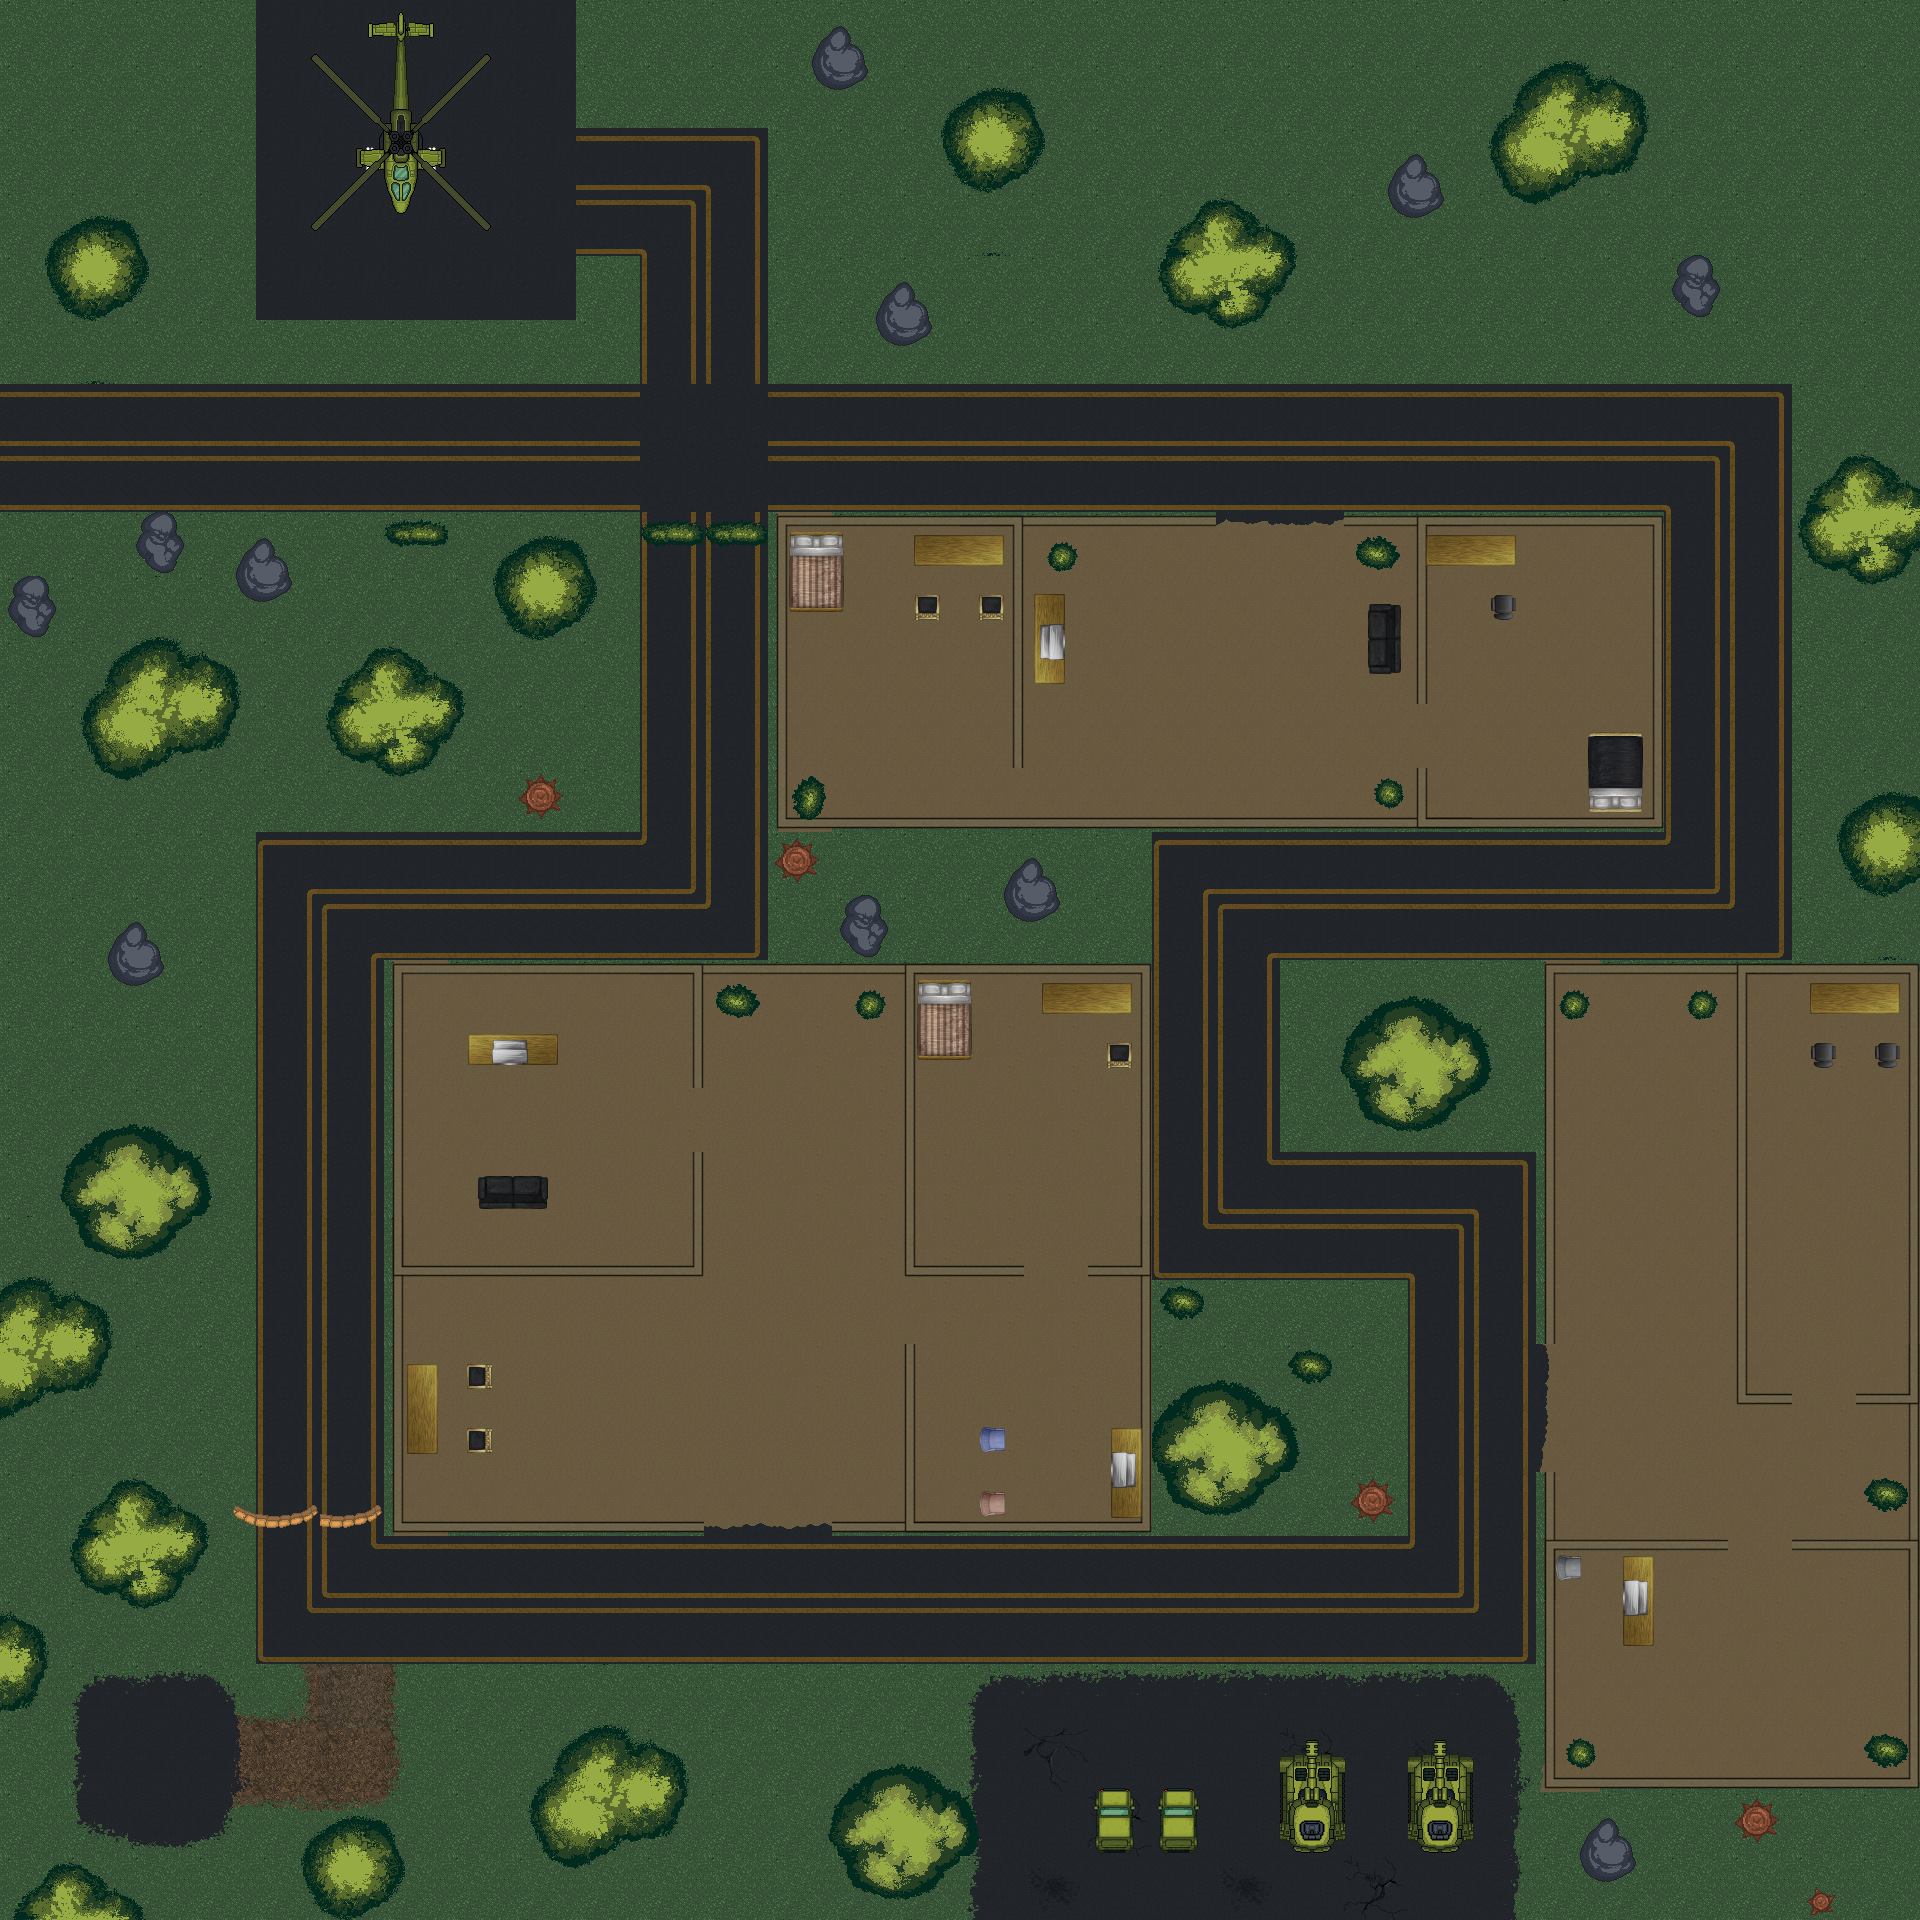

The image is a tile-based game level rendered from a .tmx file. Its description and source (layers, tilesets, objects; grid data summarised) follow:
An orthogonal 30x30 tile map with 64x64 px tiles, 9 tile layers (Terrain, Path, Path2, Ground, ...) and 141 objects (71x Wall, 45x Object, 9x mob, 9x area, 3x ammo, ...).

<map version="1.8" tiledversion="1.8.2" orientation="orthogonal" renderorder="right-down" width="30" height="30" tilewidth="64" tileheight="64" infinite="0" nextlayerid="11" nextobjectid="179">
 <tileset firstgid="1" name="tileset" tilewidth="64" tileheight="64" tilecount="961" columns="31">
  <image source="../images-sprites/tileset.png" width="2000" height="2000" />
 </tileset>
 <layer id="1" name="Terrain" width="30" height="30">
  <data>[900 cells, 899 non-empty, 12 distinct tile ids]</data>
 </layer>
 <layer id="2" name="Path" width="30" height="30">
  <data>[900 cells, 15 non-empty, 15 distinct tile ids]</data>
 </layer>
 <layer id="3" name="Path2" width="30" height="30">
  <data>[900 cells, 270 non-empty, 26 distinct tile ids]</data>
 </layer>
 <layer id="7" name="Ground" width="30" height="30">
  <data>[900 cells, 256 non-empty, 3 distinct tile ids]</data>
 </layer>
 <layer id="8" name="GroundBorder" width="30" height="30">
  <data>[900 cells, 85 non-empty, 9 distinct tile ids]</data>
 </layer>
 <layer id="4" name="Building" width="30" height="30">
  <data>[900 cells, 100 non-empty, 13 distinct tile ids]</data>
 </layer>
 <layer id="6" name="Walls" width="30" height="30">
  <data>[900 cells, 39 non-empty, 10 distinct tile ids]</data>
 </layer>
 <layer id="5" name="Objects" width="30" height="30">
  <data>[900 cells, 261 non-empty, 87 distinct tile ids]</data>
 </layer>
 <layer id="9" name="Objects2" width="30" height="30">
  <data>[900 cells, 23 non-empty, 14 distinct tile ids]</data>
 </layer>
 <objectgroup id="10" name="Obstacles">
  <object id="1" name="Wall" x="-0.848485" y="0.0151515" width="7.61364" height="1920.65" />
  <object id="3" name="Wall" x="1910.44" y="0.00833333" width="11.0303" height="1920.65" />
  <object id="4" name="Wall" x="6.76692" y="1915.76" width="1899.41" height="5.9" />
  <object id="5" name="Wall" x="6.96167" y="0.216667" width="1900.73" height="5.9" />
  <object id="6" name="Wall" x="75.1667" y="1482.5" width="123.243" height="115.4" />
  <object id="9" name="Object" x="201.212" y="1501.97" width="188.91" height="29.0667" />
  <object id="10" name="Wall" x="9.87833" y="1614.97" width="41.2433" height="94.4" />
  <object id="11" name="Wall" x="11.8783" y="1877.97" width="135.577" height="31.4" />
  <object id="12" name="Wall" x="307.878" y="1825.97" width="94.2433" height="84.0667" />
  <object id="13" name="Wall" x="544.545" y="1741.97" width="125.577" height="112.067" />
  <object id="14" name="Wall" x="838.545" y="1774.63" width="120.91" height="118.733" />
  <object id="15" name="Wall" x="1093.21" y="1789.3" width="41.5767" height="64.7333" />
  <object id="16" name="Wall" x="1155.88" y="1789.97" width="44.91" height="62.0667" />
  <object id="17" name="Wall" x="1276.54" y="1741.3" width="74.2433" height="113.4" />
  <object id="18" name="Wall" x="1402.88" y="1738.63" width="74.2433" height="113.4" />
  <object id="19" name="Wall" x="356.211" y="12.3" width="90.4097" height="203.65" />
  <object id="20" name="Wall" x="809.878" y="20.3" width="61.2433" height="73.4" />
  <object id="21" name="Wall" x="953.878" y="94.3" width="77.2433" height="87.4" />
  <object id="22" name="Wall" x="1174.88" y="215.3" width="100.243" height="102.4" />
  <object id="23" name="Wall" x="1504.88" y="75.3" width="127.243" height="113.4" />
  <object id="24" name="Wall" x="1805.88" y="465.3" width="100.243" height="113.4" />
  <object id="25" name="Wall" x="1847.88" y="792.3" width="58.243" height="93.4" />
  <object id="26" name="Wall" x="1672.55" y="252.633" width="48.9097" height="66.0667" />
  <object id="27" name="Wall" x="1389.55" y="157.633" width="54.243" height="63.4" />
  <object id="28" name="Wall" x="875.545" y="280.3" width="56.243" height="66.0667" />
  <object id="29" name="Wall" x="237.045" y="542.467" width="52.9097" height="60.0667" />
  <object id="30" name="Wall" x="9.54515" y="576.467" width="45.9097" height="62.0667" />
  <object id="31" name="Wall" x="110.545" y="921.467" width="48.9097" height="66.0667" />
  <object id="32" name="Wall" x="1000.05" y="832.467" width="62.4097" height="127.067" />
  <object id="33" name="Wall" x="840.045" y="892.967" width="48.9097" height="66.0667" />
  <object id="34" name="Wall" x="772.545" y="831.967" width="61.9097" height="55.5667" />
  <object id="35" name="Wall" x="519.045" y="771.967" width="46.9097" height="45.0667" />
  <object id="36" name="Wall" x="1342.55" y="1000.97" width="138.91" height="130.067" />
  <object id="37" name="Wall" x="1153.55" y="1386.97" width="134.91" height="125.067" />
  <object id="38" name="Wall" x="1352.55" y="1482.97" width="40.9097" height="37.0667" />
  <object id="39" name="Wall" x="1292.55" y="1347.47" width="40.9097" height="37.0667" />
  <object id="40" name="Wall" x="1161.55" y="1285.47" width="40.9097" height="37.0667" />
  <object id="41" name="Wall" x="635.212" y="517.747" width="141.076" height="35.4531" />
  <object id="42" name="Wall" x="488.545" y="539.467" width="137.576" height="94.0667" />
  <object id="43" name="Wall" x="387.212" y="519.467" width="63.243" height="27.7334" />
  <object id="44" name="Wall" x="135.878" y="514.133" width="49.9097" height="62.0667" />
  <object id="45" name="Wall" x="54.8785" y="225.467" width="85.5764" height="87.0667" />
  <object id="46" name="Wall" x="392.878" y="1523.37" width="306.266" height="7.4" />
  <object id="47" name="Wall" x="404.712" y="1266.63" width="298.243" height="8.65" />
  <object id="48" name="Wall" x="393.545" y="964.466" width="756.305" height="8.73333" />
  <object id="49" name="Wall" x="838.007" y="1522.95" width="312.19" height="7.30909" />
  <object id="50" name="Wall" x="905.417" y="1266.32" width="114.212" height="8.58182" />
  <object id="51" name="Wall" x="1090.11" y="1266.36" width="50.2885" height="9.49091" />
  <object id="52" name="Wall" x="1142.57" y="974.737" width="7.45515" height="547.322" />
  <object id="53" name="Wall" x="393.041" y="976.633" width="10.0006" height="542.976" />
  <object id="54" name="Wall" x="904.818" y="1351.4" width="10.0006" height="168.18" />
  <object id="55" name="Wall" x="905.636" y="974.963" width="8.90969" height="290.385" />
  <object id="56" name="Wall" x="693" y="1157.99" width="10.0006" height="105.021" />
  <object id="57" name="Wall" x="693" y="977.156" width="10.0006" height="104.294" />
  <object id="58" name="Wall" x="1546.34" y="1475.99" width="7.39643" height="310.84" />
  <object id="59" name="Wall" x="1546.04" y="965.406" width="8.08756" height="373.097" />
  <object id="60" name="Wall" x="1555.33" y="965.459" width="353.001" height="6.74857" />
  <object id="61" name="Wall" x="1554.87" y="1778.62" width="353.881" height="8.1463" />
  <object id="62" name="Wall" x="1554.89" y="1541.26" width="167.978" height="7.47585" />
  <object id="63" name="Wall" x="1797.27" y="1541.74" width="110.853" height="6.6463" />
  <object id="64" name="Wall" x="1736.51" y="974.216" width="10.978" height="428.739" />
  <object id="65" name="Wall" x="1748.23" y="1395.02" width="39.5978" height="7.89087" />
  <object id="66" name="Wall" x="1860.19" y="1394.9" width="47.9326" height="8.1463" />
  <object id="67" name="Wall" x="778.454" y="819.554" width="883.671" height="7.01587" />
  <object id="68" name="Wall" x="1348.13" y="517.398" width="313.998" height="7.0213" />
  <object id="69" name="Wall" x="777.56" y="517.531" width="433.984" height="6.8963" />
  <object id="70" name="Wall" x="777.914" y="527.739" width="8.171" height="290.226" />
  <object id="71" name="Wall" x="1014.14" y="527.448" width="7.671" height="235.063" />
  <object id="72" name="Wall" x="1653.83" y="524.68" width="8.33948" height="293.547" />
  <object id="73" name="Wall" x="1418.39" y="527.599" width="7.20506" height="173.863" />
  <object id="75" name="Wall" x="1418.27" y="770.682" width="7.65961" height="46.8739" />
  </objectgroup>
</map>
<!-- 70 of 141 objects omitted -->
